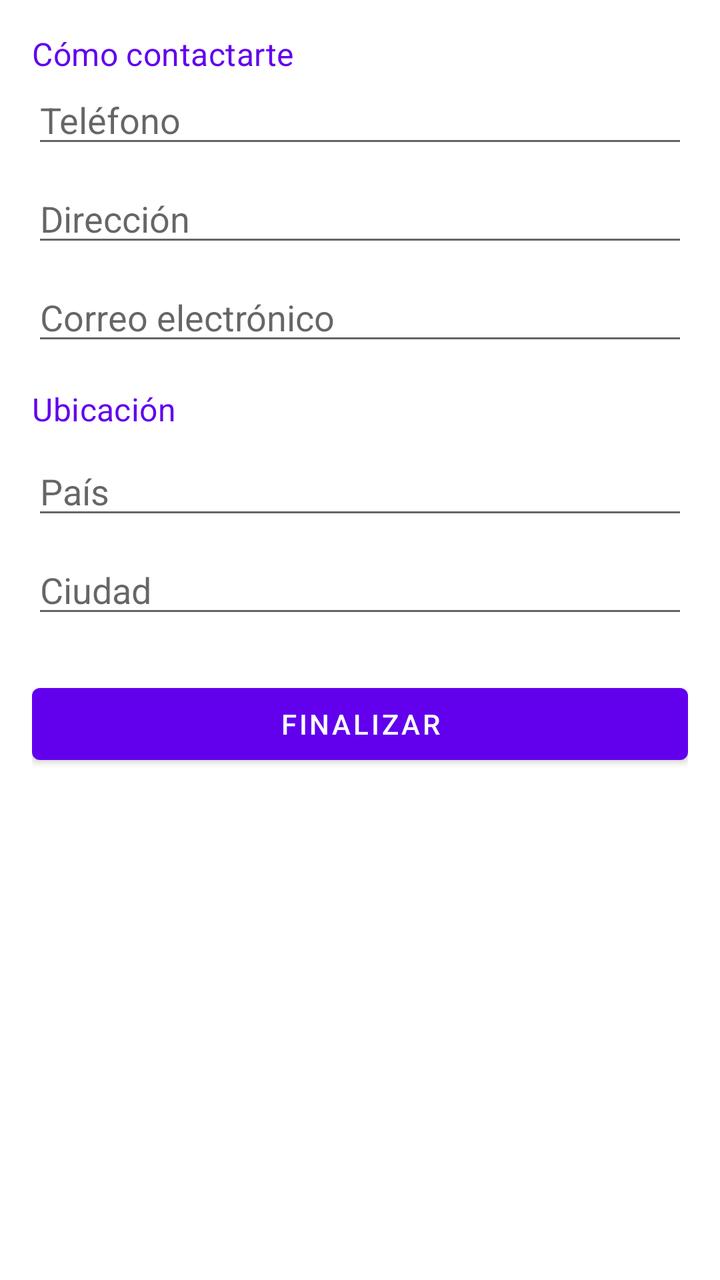
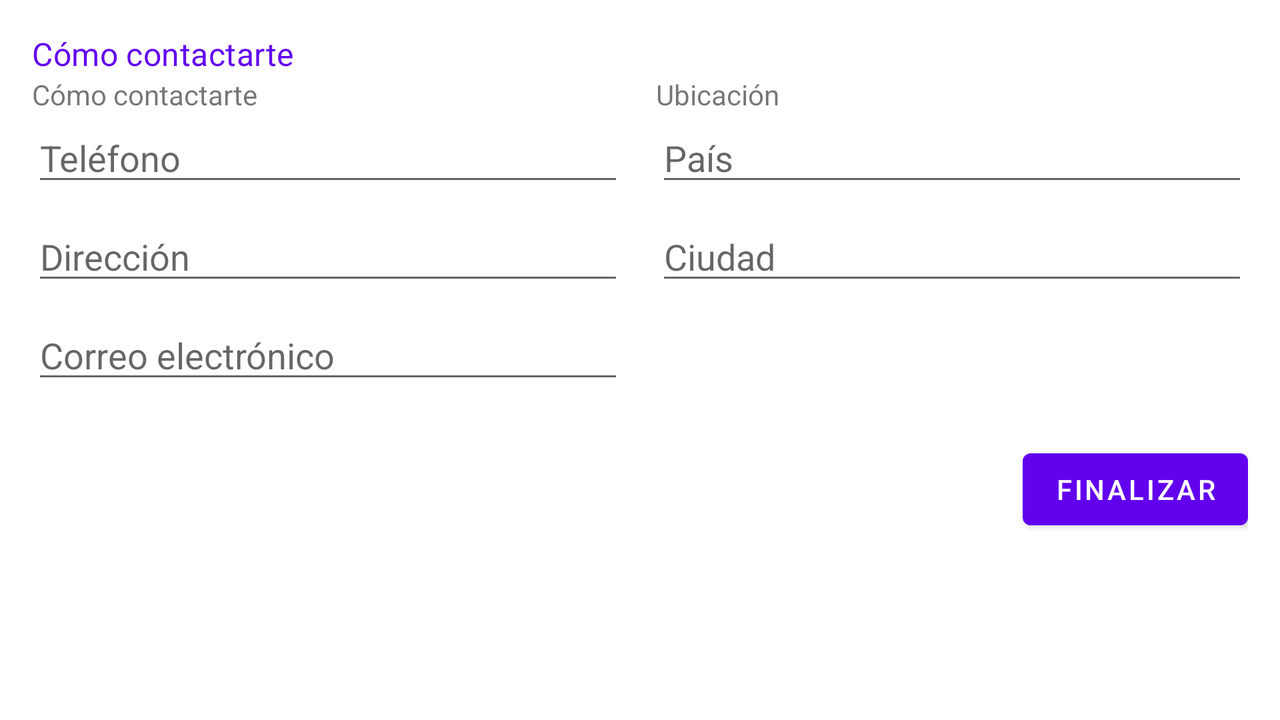

Compare how this app lays out the same screen by default and in its alternative resource folder. The renders come first, then the two layout files and the values they reference.
<!-- AndroidManifest.xml: activity theme Theme.LabsCM20262Gr05 -->
<!-- res/layout/activity_contact_data.xml -->
<?xml version="1.0" encoding="utf-8"?>
<ScrollView xmlns:android="http://schemas.android.com/apk/res/android"
    android:layout_width="match_parent"
    android:layout_height="match_parent"
    android:fillViewport="true">

    <LinearLayout
        android:layout_width="match_parent"
        android:layout_height="wrap_content"
        android:orientation="vertical"
        android:padding="16.dp">

        <TextView
            android:layout_width="wrap_content"
            android:layout_height="wrap_content"
            android:text="@string/section_contact_data"
            android:textAppearance="@style/TextAppearance.MaterialComponents.Subtitle1"
            android:textColor="?attr/colorPrimary" />

        <EditText
            android:id="@+id/phone"
            android:layout_width="match_parent"
            android:layout_height="wrap_content"
            android:hint="@string/lbl_phone"
            android:inputType="phone" />

        <EditText
            android:id="@+id/address"
            android:layout_width="match_parent"
            android:layout_height="wrap_content"
            android:layout_marginTop="8.dp"
            android:hint="@string/lbl_address"
            android:inputType="textPostalAddress" />

        <EditText
            android:id="@+id/email"
            android:layout_width="match_parent"
            android:layout_height="wrap_content"
            android:layout_marginTop="8.dp"
            android:hint="@string/lbl_email"
            android:inputType="textEmailAddress" />

        <TextView
            android:layout_width="wrap_content"
            android:layout_height="wrap_content"
            android:layout_marginTop="16.dp"
            android:text="@string/section_location_data"
            android:textAppearance="@style/TextAppearance.MaterialComponents.Subtitle1"
            android:textColor="?attr/colorPrimary" />

        <AutoCompleteTextView
            android:id="@+id/country"
            android:layout_width="match_parent"
            android:layout_height="wrap_content"
            android:layout_marginTop="8.dp"
            android:hint="@string/lbl_country" />

        <AutoCompleteTextView
            android:id="@+id/city"
            android:layout_width="match_parent"
            android:layout_height="wrap_content"
            android:layout_marginTop="8.dp"
            android:hint="@string/lbl_city" />

        <Button
            android:id="@+id/btnSubmit"
            android:layout_width="match_parent"
            android:layout_height="wrap_content"
            android:layout_marginTop="24.dp"
            android:text="@string/action_submit" />

    </LinearLayout>
</ScrollView>
<!-- resources referenced by this layout -->
<resources>
  <string name="action_submit">Finalizar</string>
  <string name="lbl_address">Dirección</string>
  <string name="lbl_city">Ciudad</string>
  <string name="lbl_country">País</string>
  <string name="lbl_email">Correo electrónico</string>
  <string name="lbl_phone">Teléfono</string>
  <string name="section_contact_data">Cómo contactarte</string>
  <string name="section_location_data">Ubicación</string>
  <style name="Theme.LabsCM20262Gr05" parent="Theme.MaterialComponents.DayNight.NoActionBar">
          
          <item name="colorPrimary">@color/purple_500</item>
          <item name="colorPrimaryVariant">@color/purple_700</item>
          <item name="colorOnPrimary">@color/white</item>
          
          <item name="colorSecondary">@color/teal_200</item>
          <item name="colorSecondaryVariant">@color/teal_700</item>
          <item name="colorOnSecondary">@color/black</item>
          
          <item name="android:statusBarColor" tools:targetApi="l">?attr/colorPrimaryVariant</item>
          
          <item name="android:windowBackground">@color/white</item>
      </style>
</resources>
<!-- res/layout-land/activity_contact_data.xml (the repository's variant of the layout above) -->
<!-- drawn on the phone turned sideways -->
<?xml version="1.0" encoding="utf-8"?>
<ScrollView xmlns:android="http://schemas.android.com/apk/res/android"
    android:layout_width="match_parent"
    android:layout_height="match_parent"
    android:fillViewport="true">

    <LinearLayout
        android:layout_width="match_parent"
        android:layout_height="wrap_content"
        android:orientation="vertical"
        android:padding="16.dp">

        <TextView
            android:layout_width="wrap_content"
            android:layout_height="wrap_content"
            android:text="@string/section_contact_data"
            android:textAppearance="@style/TextAppearance.MaterialComponents.Subtitle1"
            android:textColor="?attr/colorPrimary" />

        <LinearLayout
            android:layout_width="match_parent"
            android:layout_height="wrap_content"
            android:baselineAligned="false"
            android:orientation="horizontal">

            
            <LinearLayout
                android:layout_width="0dp"
                android:layout_height="wrap_content"
                android:layout_weight="1"
                android:orientation="vertical"
                android:paddingEnd="8dp">

                <TextView
                    android:layout_width="wrap_content"
                    android:layout_height="wrap_content"
                    android:text="@string/section_contact_data" />

                <EditText
                    android:id="@+id/phone"
                    android:layout_width="match_parent"
                    android:layout_height="wrap_content"
                    android:hint="@string/lbl_phone"
                    android:inputType="phone" />

                <EditText
                    android:id="@+id/address"
                    android:layout_width="match_parent"
                    android:layout_height="wrap_content"
                    android:layout_marginTop="8dp"
                    android:hint="@string/lbl_address"
                    android:inputType="textPostalAddress" />

                <EditText
                    android:id="@+id/email"
                    android:layout_width="match_parent"
                    android:layout_height="wrap_content"
                    android:layout_marginTop="8dp"
                    android:hint="@string/lbl_email"
                    android:inputType="textEmailAddress" />
            </LinearLayout>

            
            <LinearLayout
                android:layout_width="0dp"
                android:layout_height="wrap_content"
                android:layout_weight="1"
                android:orientation="vertical"
                android:paddingStart="8dp">

                <TextView
                    android:layout_width="wrap_content"
                    android:layout_height="wrap_content"
                    android:text="@string/section_location_data" />

                <AutoCompleteTextView
                    android:id="@+id/country"
                    android:layout_width="match_parent"
                    android:layout_height="wrap_content"
                    android:hint="@string/lbl_country" />

                <AutoCompleteTextView
                    android:id="@+id/city"
                    android:layout_width="match_parent"
                    android:layout_height="wrap_content"
                    android:layout_marginTop="8.dp"
                    android:hint="@string/lbl_city" />
            </LinearLayout>
        </LinearLayout>

        <LinearLayout
            android:layout_width="match_parent"
            android:layout_height="wrap_content"
            android:gravity="end"
            android:layout_marginTop="24.dp">

            <Button
                android:id="@+id/btnSubmit"
                android:layout_width="wrap_content"
                android:layout_height="wrap_content"
                android:text="@string/action_submit" />
        </LinearLayout>

    </LinearLayout>
</ScrollView>
